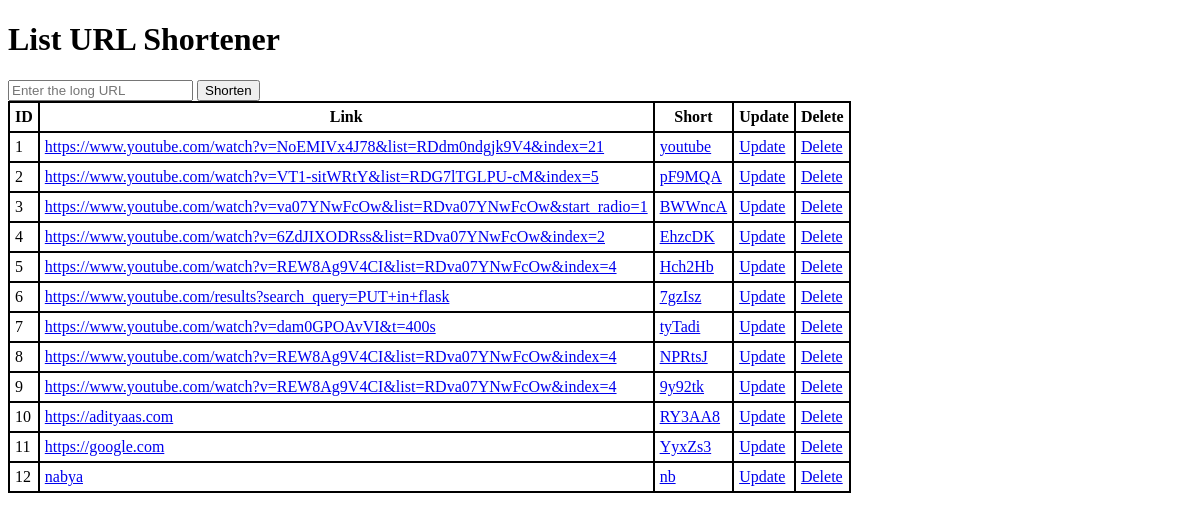
The page /link on the database as committed earlier.
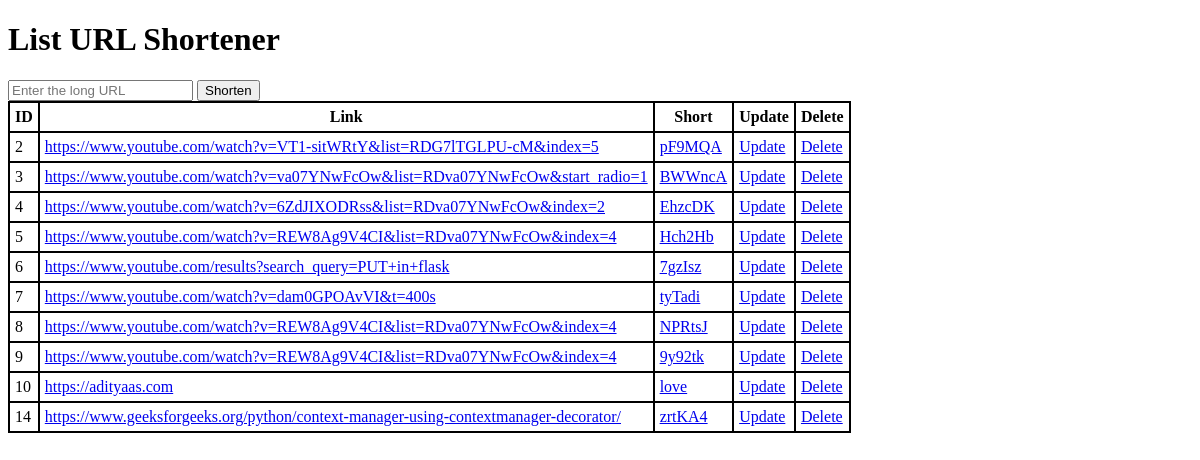
The same page on the database as committed later.
### tables this page shows
CREATE TABLE urls (
                id INTEGER PRIMARY KEY AUTOINCREMENT,
                short_url TEXT UNIQUE,
                long_url TEXT,
                created_at TIMESTAMP DEFAULT CURRENT_TIMESTAMP);

### cleanArchitecture/app.py (the view)
    @app.route('/link', methods=['GET', 'POST'])
    def index():
        return url_controller.index()

### cleanArchitecture/controllers.py (called while the page is built, shortened)
    def index(self):
        try:
            urls = self.url_service.get_all_urls()
            return render_template('index.html', links=urls)
        except Exception as e:
            return render_template('index.html', error=e)

### cleanArchitecture/repositories.py (called while the page is built)
    @contextmanager
    def _get_connection(self):
        conn = None
        try:
            conn = sqlite3.connect(self.database_path)
            conn.row_factory = sqlite3.Row
            yield conn
        except sqlite3.Error as e:
            if conn:
                conn.rollback()
            raise RuntimeError(f"Database error: {e}")
        finally:
            if conn:
                conn.close()

    def get_all(self) -> List[Url]:
        with self._get_connection() as conn:
            cur = conn.cursor()
            cur.execute('SELECT * FROM urls')
            rows = cur.fetchall()
            return [self._row_to_url(row) for row in rows]

    def _row_to_url(self, row) -> Url:
        return Url(
            id=row['id'],
            short_url=row['short_url'],
            long_url=row['long_url'],
            created_at=datetime.fromisoformat(row['created_at'])
        )

### cleanArchitecture/services.py (called while the page is built)
    def get_all_urls(self) -> List[Url]:
        return self.url_repository.get_all()

### templates/index.html (shortened to what this page needs)
<!doctype html>
<html lang="en">
<head>
</head>
<body>
    <h1>List URL Shortener</h1>
    <form method="POST" action="{{ url_for('index') }}">
        <input type="text" name="long_url" placeholder="Enter the long URL">
        <button type="submit" name="short_url">Shorten</button>
    </form>
    <table>
        <thead>
            <tr>
                <th>ID</th>
                <th>Link</th>
                <th>Short</th>
                <th>Update</th>
                <th>Delete</th>
            </tr>
        </thead>
        <tbody>
            {% for link in links %}
            <tr>
                <td>{{ link.id }}</td>
                <td>
                    <a href="{{ link.long_url }}" target="_blank">{{ link.long_url }}</a>
                </td>
                <td>
                    <a href="/link/{{ link.short_url }}" target="_blank">{{ link.short_url }}</a>
                </td>
                <td>
                    <a href="/link/{{ link.id }}">Update</a>
                </td>
                <td>
                    <a href="/link/del/{{ link.id }}">Delete</a>
                </td>
            </tr>
            {% endfor %}
        </tbody>
    </table>
</body>
</html>

### templates/index.html (style rules this page uses)
table, tr, td, th { border: 1px solid black; border-spacing: 0; }
td, th { padding: 5px; }

Rows that differ between the two databases and show on the page:
removed urls: id "1", long_url "https://www.youtube.com/watch?v=NoEMIVx4J78&list=RDdm0ndgjk9V4&index=21", short_url "youtube"
removed urls: id "11", long_url "https://google.com", short_url "YyxZs3"
removed urls: id "12", long_url "nabya", short_url "nb"
changed urls "https://adityaas.com": short_url "RY3AA8" → "love"
added urls: id "14", long_url "https://www.geeksforgeeks.org/python/context-manager-using-contextmanager-decorator/", short_url "zrtKA4"
